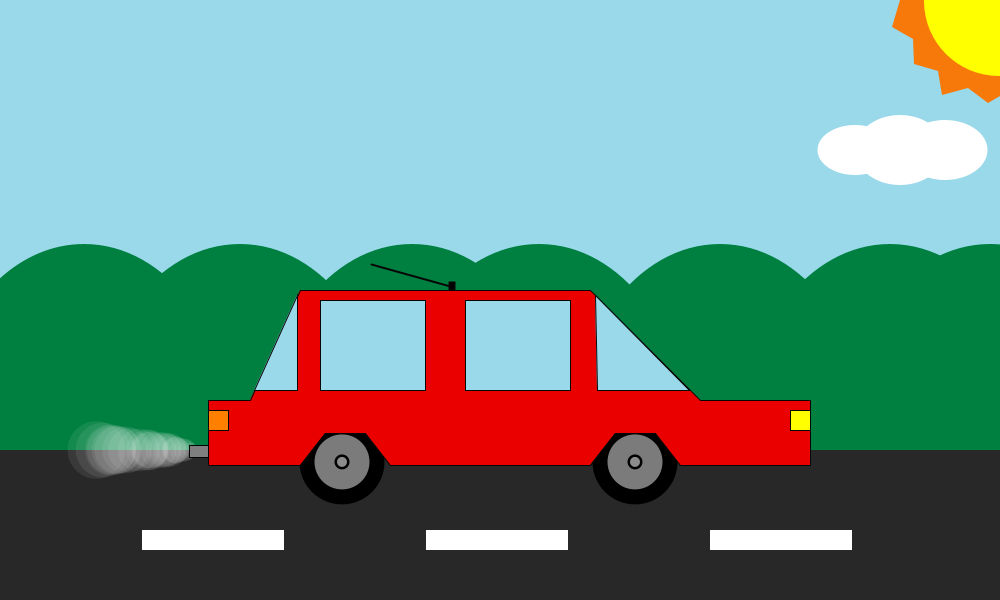
Frame 1 (no input)
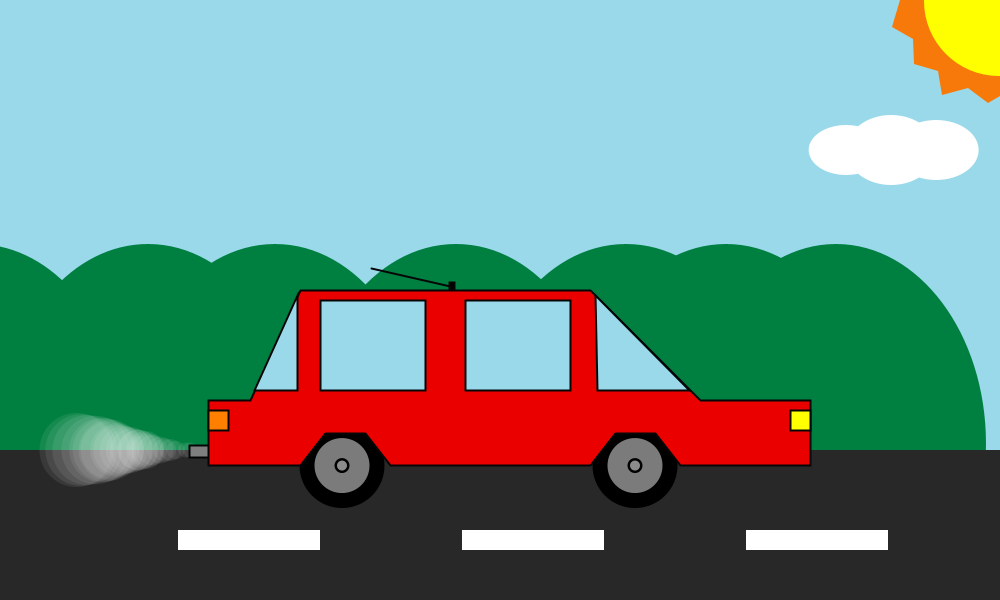
Frame 60 (the mouse pressed at the canvas centre just before this capture)
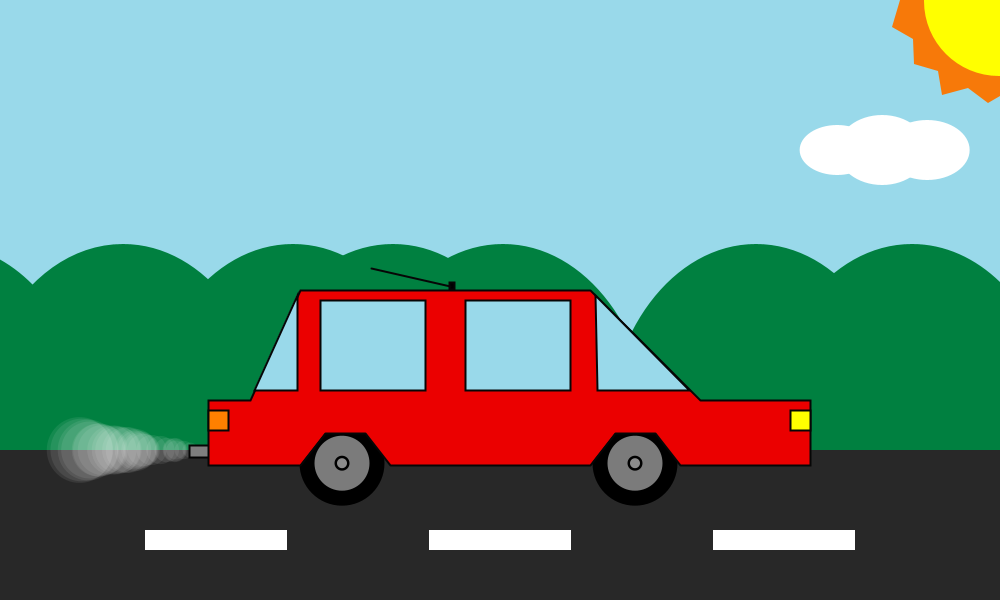
Frame 120 (the mouse held since frame 60 and released just before this capture)

The Processing sketch that drew these frames (run headless with seeded random() and noise(); from frame 60 on, the mouse is pressed at the canvas centre):

// Processing sketch: processing_173181
// ── processing_173181.pde

//nube3
float pxn1 = 855;
float pxn2 = 900;
float pxn3 = 945;
float incr = 0.15;
//nube2
float pxn21 = 1200;
float pxn22 = 1245;
float pxn23 = 1290;
float incr2 = 0.25; 
//nube3
float pxn31 = 1100;
float pxn32 = 1145;
float pxn33 = 1190;
float incr3 = 0.05; 
//lineas
float pxl1 = 142;
float pxl2 = 426;
float pxl3 = 710;
float incrl = 69;
//arbustos
float pxa1 = 84;
float pxa2 = 240;
float pxa3 = 412;
float pxa4 = 539;
float pxa5 = 720;
float pxa6 = 890;
float pxa7 = 990;
float pxa8 = 1100;
//float incrl = 69;la misma que linas


void setup(){
  size(1000, 600);
  frameRate(125);
}
 
void draw(){
background(153, 217, 234);
//sol
noStroke();
fill (247, 121, 9);
beginShape();
  vertex(1000, 0);
  vertex(900, 0);
  vertex(892, 27);
  vertex(913, 39);
  vertex(914, 64);
  vertex(938, 71);
  vertex(942, 95);
  vertex(968, 88);
  vertex(988, 103);
  vertex(1000, 96);
  endShape(CLOSE);
fill(255, 255, 0);
ellipse(999, 1, 150, 150);
//arbustos
noStroke();
fill (0, 128, 64);
ellipse (pxa1, 444, 300, 400);
ellipse (pxa2, 444, 300, 400);
ellipse (pxa3, 444, 300, 400);
ellipse (pxa4, 444, 300, 400);
ellipse (pxa5, 444, 300, 400);
ellipse (pxa6, 444, 300, 400);
ellipse (pxa7, 444, 300, 400);
ellipse (pxa8, 444, 300, 400);
//primero
 if(pxa1 + 150 > 0){
 pxa1 = pxa1 - incrl;
 }else{
 pxa1 = pxa1 + 1200;
 }
 //segundo
 if(pxa2 + 150 > 0){
 pxa2 = pxa2 - incrl;
 }else{
 pxa2 = pxa2 + 1200;
 }
 //tercero
 if(pxa3 + 150 > 0){
 pxa3 = pxa3 - incrl;
 }else{
 pxa3 = pxa3 + 1200;
 }
 //cuarto
 if(pxa4 + 150 > 0){
 pxa4 = pxa4 - incrl;
 }else{
 pxa4 = pxa4 + 1200;
 }
 //quinto
 if(pxa5 + 150 > 0){
 pxa5 = pxa5 - incrl;
 }else{
 pxa5 = pxa5 + 1200;
 }
 //sexto
 if(pxa6 + 150 > 0){
 pxa6 = pxa6 - incrl;
 }else{
 pxa6 = pxa6 + 1200;
 }
 //septimo
 if(pxa7 + 150 > 0){
 pxa7 = pxa7 - incrl;
 }else{
 pxa7 = pxa7 + 1200;
 }
 //optavo
 if(pxa8 + 150 > 0){
 pxa8 = pxa8 - incrl;
 }else{
 pxa8 = pxa8 + 1200;
 }
//carretera
fill(40);
rect (0, 450, 1000, 600);
//lineas carretera
fill(255);
rect(pxl1, 530, 142, 20);
rect(pxl2, 530, 142, 20);
rect(pxl3, 530, 142, 20);

 //primera linea primer if
 if(pxl1 + 142 > 0){
 pxl1 = pxl1 - incrl;
 }else{
 pxl1 = pxl1 + 1300;
 }
 //segunda linea segundo if
 if(pxl2 + 142 > 0){
 pxl2 = pxl2 - incrl;
 }else{
 pxl2 = pxl2 + 1300;
 }
  //tercer linea tercer if
 if(pxl3 + 142 > 0){
 pxl3 = pxl3 - incrl;
 }else{
 pxl3 = pxl3 + 1300;
 }


//coche
stroke (5);
//humo tubo
int i = 0;
float pX = 190;
float pY = 450;
float tamanyo = 15;
float basura = random(189,445); 
while (i < 25){
  noStroke();
  fill(basura, basura, basura, 20);

  ellipse(pX, pY, tamanyo, tamanyo);
  pX = pX - random(10);
  tamanyo = tamanyo + random(4);
  i = i + 1;
  }
//tubo
stroke(5);
fill(127, 127, 127);
rect (189, 445, 40, 12);
//nubes
//nube1
noStroke();
    fill(255);
    ellipse (pxn1, 150, 75, 50);
    ellipse (pxn2, 150, 90, 70);
    ellipse (pxn3, 150, 85, 60);
  
  if(pxn3 + 44 > 0 ){
   pxn1 = pxn1 - incr; 
   pxn2 = pxn2 - incr;
   pxn3 = pxn3 - incr;
  }else{
  pxn1 = pxn1 + 1300;
  pxn2 = pxn2 + 1300;
  pxn3 = pxn3 + 1300;
  }
//nube2
noStroke();
    fill(255);
    ellipse (pxn21, 80, 75, 50);
    ellipse (pxn22, 80, 90, 70);
    ellipse (pxn23, 80, 85, 60);
  
  if(pxn23 + 44 > 0 ){
   pxn21 = pxn21 - incr2; 
   pxn22 = pxn22 - incr2;
   pxn23 = pxn23 - incr2;
  }else{
  pxn21 = pxn21 + 1300;
  pxn22 = pxn22 + 1300;
  pxn23 = pxn23 + 1300;
  }
//nube3
 noStroke();
    fill(255);
    ellipse (pxn31, 110, 75, 50);
    ellipse (pxn32, 110, 90, 70);
    ellipse (pxn33, 110, 85, 60);
  
  if(pxn33 + 44 > 0 ){
   pxn31 = pxn31 - incr3; 
   pxn32 = pxn32 - incr3;
   pxn33 = pxn33 - incr3;
  }else{
  pxn31 = pxn31 + 1100;
  pxn32 = pxn32 + 1100;
  pxn33 = pxn33 + 1100;
  }
//base
 //ruedas *aqui para que queden debajo
  stroke(3);
noStroke();
    fill(0);
    float mvr = random (5);
    //rueda trasera
    ellipse (342, 461+mvr, 85, 85);
    fill (123);
    ellipse (342, 461+mvr, 55, 55);
    fill (0);
    ellipse (342, 461+mvr, 15, 15);
    fill (140);
    ellipse (342, 461+mvr, 10, 10);
    //rueda delantera
    fill(0);
    ellipse (635, 461+mvr, 85, 85);
    fill (123);
    ellipse (635, 461+mvr, 55, 55);
    fill (0);
    ellipse (635, 461+mvr, 15, 15);
    fill (140);
    ellipse (635, 461+mvr, 10, 10);
//coche
    stroke(6);
  fill(235, 0, 0);
  beginShape();
  vertex(208, 400);
  vertex(208, 465);
  vertex(300, 465);
  vertex(325, 433);
  vertex(365, 433);
  vertex(390, 465);
  vertex(590, 465);
  vertex(615, 433);
  vertex(655, 433);
  vertex(680, 465);
  vertex(810, 465);
  vertex(810, 400);
  vertex(700, 400);
  vertex(590, 290);
  vertex(300, 290);
  vertex(250, 400);
  endShape(CLOSE);
//detalles
//luz trasera
fill(255, 128, 0);
rect(208, 410, 20 ,20);
//luz delantera
fill(255, 255, 0);
rect(810, 410, -20 ,20);
//cristal delantero
fill(153, 217, 234); //para todos los cristales
  beginShape();
  vertex(595, 295);
  vertex(597, 390);
  vertex(689, 390);
  endShape(CLOSE);
//cristal trasero2
rect(320, 300, 105, 90);
//crsital delantero2
rect(465, 300, 105, 90);
//cristal trasero
  beginShape();
  vertex(297, 295);
  vertex(297, 390);
  vertex(254, 390);
  endShape(CLOSE);
  //base antena
     
strokeWeight(2);
  fill(0);
  rect(449, 282, 5, 7);
//antena
float mva = random(5); 
line (450, 286, 371, 264+mva);






}
